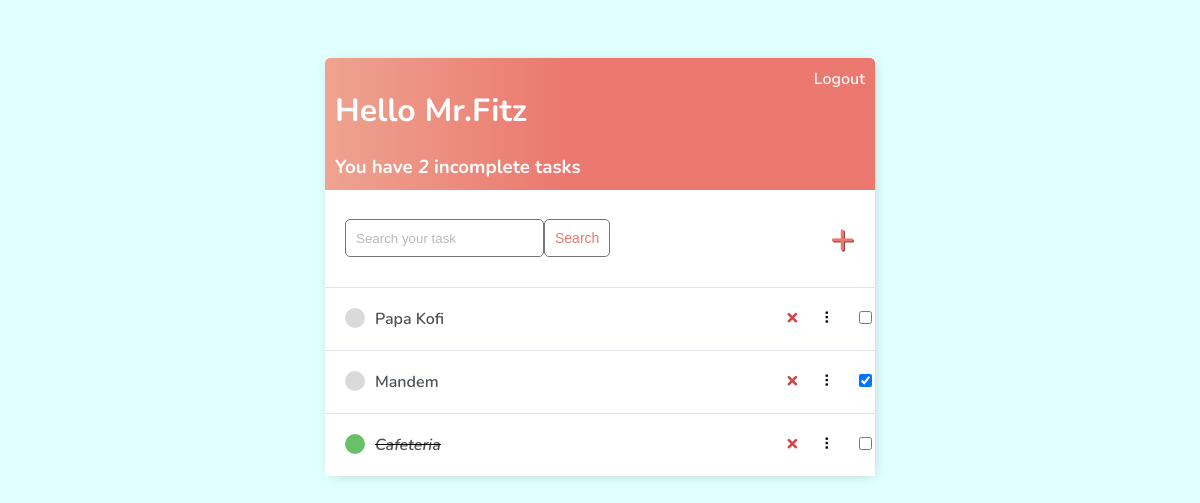
The app's page / (signed in), older data.
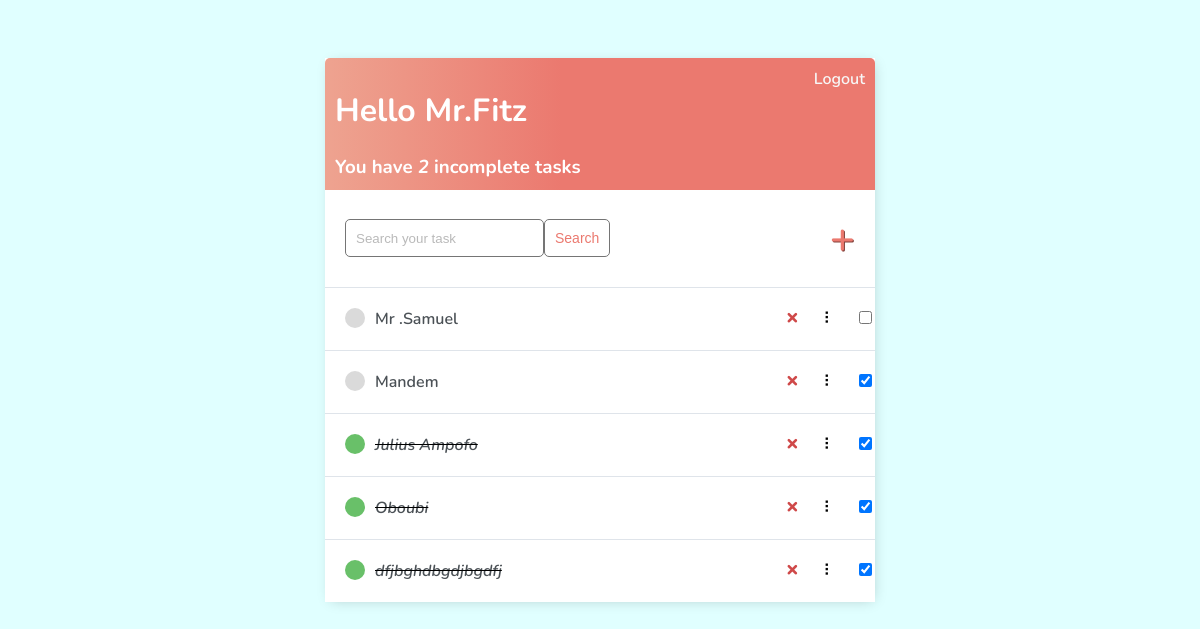
The same page, newer data.
### theapp/models.py (models this page shows, shortened)
class Task(models.Model):
    user =models.ForeignKey(User, on_delete=models.CASCADE,null =True, blank=True)
    title = models.CharField(max_length=200)
    description =models.TextField(null=True, blank=True)
    complete = models.BooleanField(default=False)
    create = models.DateTimeField(auto_now_add=True)
    prioritize = models.BooleanField(default=False)
    class Meta:
        ordering = ['complete','prioritize']

### theapp/views.py (the view)
# urls.py: path('', TaskList.as_view(), name='tasks'),
class TaskList(LoginRequiredMixin, ListView):
    model = Task
    context_object_name = 'tasks'
    def get_context_data(self, **kwargs):
        context = super().get_context_data(**kwargs)
        context['tasks'] = context['tasks'].filter(user=self.request.user)
        context['count'] = context['tasks'].filter(complete=False).count()
        search_input = self.request.GET.get('search-area') or ''
        if search_input:
            context['tasks'] = context['tasks'].filter(
                title__contains=search_input)
        context['search_input'] = search_input
        return context

### theapp/templates/theapp/task_list.html (shortened to what this page needs)
{% extends 'theapp/main.html' %} {% block content %}
<div class="header-bar">
    <div>
        <h1>Hello {{request.user|title}}</h1>
        <h3 style="margin:0">You have <i>{{count}}</i> incomplete task{{ count|pluralize:"s" }}</h3>
    </div>
    {% if request.user.is_authenticated %}
    <a href="{% url 'logout' %}">Logout</a> {% else %}
    <a href="{% url 'login' %}">Login</a> {% endif %}
</div>
<div id="search-add-wrapper">
    <form method="GET" style="display: flex;">
        <input type='text' name='search-area' placeholder="Search your task" value="{{search_input}}">
        <input class="button" type="submit" value='Search'>
    </form>
    {% if tasks|length > 0 %}
    <a id="add-link" href="{% url 'task-create' %}">&#x2b;</a>
    {% endif %}
</div>
<div id="tasklist" class="task-items-wrapper">
    {% for task in tasks %}
    <div class="task-wrapper" data-position="{{task.pk}}">
        <div class="task-title">
            {% if task.complete %}
            <div class="task-complete-icon"></div>
            <i><s><a href="{% url 'task-update' task.id %}">{{task.title}}</a></s></i> {% else %}
            <div class="task-incomplete-icon"></div>
            <a href="{% url 'task-update' task.id %}">{{task.title}}</a> {% endif %}
        </div>
        <div class="task-controls">
            <a class="delete-link" href="{% url 'task-delete' task.id %}">&#215;</a>
            <span class="handle">&nbsp;&#10247;</span>
            <input type="checkbox" name="prioritize" {% if task.prioritize %}checked{% endif %}>
        </div>
    </div>
    {% empty %}
    <div style="text-align: center; padding-bottom: 10px; line-height: 1em;">
        <h3>No new tasks are created.</h3>
        <h3>Create a <a style="text-decoration: none; color: #e53935;" href="{% url 'task-create' %}">New task</a> ! </h3>
    </div>
    {% endfor %}
</div>
{% endblock content %}

### theapp/templates/theapp/main.html (shortened to what this page needs)
<!DOCTYPE html>
<html lang="en">
<head>
</head>
<body>
    <div class="container">
        {% block content %} {% endblock content %}
    </div>
</body>
</html>

### theapp/templates/theapp/main.html (style rules this page uses)
body { background-color: #E0FFFF; font-family: 'Nunito', sans-serif; padding-top: 50px; }
h1, h2, h3, h4, h5, h6, { font-family: 'Raleway', sans-serif; }
a, p { color: #4b5156 }
a { font-weight: 600; }
.container { max-width: 550px; margin: auto; background-color: #fff; -webkit-box-shadow: 2px 2px 13px -4px rgba(0, 0, 0, 0.21); box-shadow: 2px 2px 13px -4px rgba(0, 0, 0, 0.21); }
input { outline: none; border: none; }
.header-bar { display: flex; justify-content: space-between; color: #fff; padding: 10px; border-radius: 5px 5px 0 0; background: linear-gradient(90deg, #EEA390 0%, #EB796F 43%, #EB796F 100%); }
.header-bar a { color: rgb(247, 247, 247); text-decoration: none; }
.task-wrapper { display: flex; align-items: center; justify-content: space-between; background-color: #fff; border-top: 1px solid #dfe4ea; overflow: hidden; }
.task-title { display: flex; padding: 20px; }
.task-title a { text-decoration: none; color: #4b5156; margin-left: 10px; }
.task-complete-icon { height: 20px; width: 20px; background-color: rgb(105, 192, 105); border-radius: 50%; }
.task-incomplete-icon { height: 20px; width: 20px; background-color: rgb(218, 218, 218); border-radius: 50%; }
.delete-link { text-decoration: none; font-weight: 900; color: #cf4949; font-size: 22px; line-height: 0; padding: 20px 0px; }
.handle { display: inline-block; padding: 20px 16px; cursor: grab; user-select: none; }
.handle:after, .handle:before { display: block; content: ""; }
#add-link { color: #EB796F; text-decoration: none; font-size: 42px; text-shadow: 1px 1px #81413b; }
#search-add-wrapper { display: flex; justify-content: space-between; align-items: center; padding: 20px; }
input[type=text], input[type=password], textarea { border: 1px solid #757575; border-radius: 5px; padding: 10px; width: 90%; }
::placeholder { font-weight: 300; opacity: 0.5; }
.button { border: 1px solid #757575; background-color: #FFF; color: #EB796F; padding: 10px; font-size: 14px; border-radius: 5px; cursor: pointer; text-decoration: none; }

Row changes from the older to the newer data that the page shows:
removed Task: title "Papa Kofi"
removed Task: title "Cafeteria"
added Task: title "Mr .Samuel"
added Task: title "Julius Ampofo", prioritize "☑"
added Task: title "Oboubi", prioritize "☑"
added Task: title "dfjbghdbgdjbgdfj", prioritize "☑"
